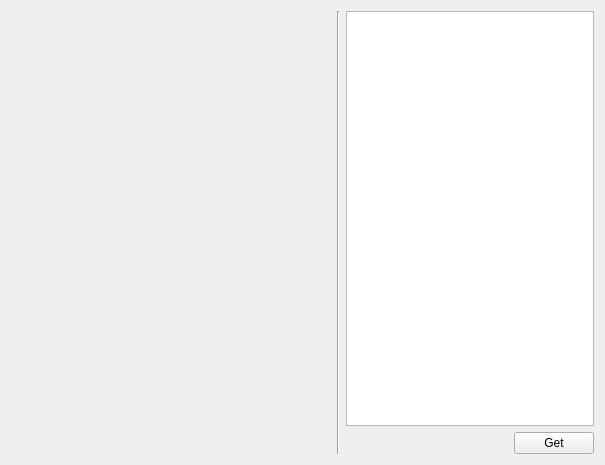
<?xml version="1.0" encoding="UTF-8"?>
<ui version="4.0">
 <class>MainWindow</class>
 <widget class="QWidget" name="MainWindow">
  <property name="geometry">
   <rect>
    <x>0</x>
    <y>0</y>
    <width>605</width>
    <height>465</height>
   </rect>
  </property>
  <property name="windowTitle">
   <string>Form</string>
  </property>
  <layout class="QHBoxLayout" name="horizontalLayout_2">
   <item>
    <widget class="Transfer" name="transfer" native="true">
     <property name="minimumSize">
      <size>
       <width>320</width>
       <height>0</height>
      </size>
     </property>
    </widget>
   </item>
   <item>
    <widget class="Line" name="line">
     <property name="orientation">
      <enum>Qt::Vertical</enum>
     </property>
    </widget>
   </item>
   <item>
    <layout class="QVBoxLayout" name="verticalLayout">
     <item>
      <widget class="QTextBrowser" name="result"/>
     </item>
     <item>
      <layout class="QHBoxLayout" name="horizontalLayout">
       <item>
        <spacer name="horizontalSpacer">
         <property name="orientation">
          <enum>Qt::Horizontal</enum>
         </property>
         <property name="sizeHint" stdset="0">
          <size>
           <width>40</width>
           <height>20</height>
          </size>
         </property>
        </spacer>
       </item>
       <item>
        <widget class="QPushButton" name="ok">
         <property name="text">
          <string>Get</string>
         </property>
        </widget>
       </item>
      </layout>
     </item>
    </layout>
   </item>
  </layout>
 </widget>
 <customwidgets>
  <customwidget>
   <class>Transfer</class>
   <extends>QWidget</extends>
   <header>transfer.h</header>
   <container>1</container>
  </customwidget>
 </customwidgets>
 <resources/>
 <connections/>
</ui>
